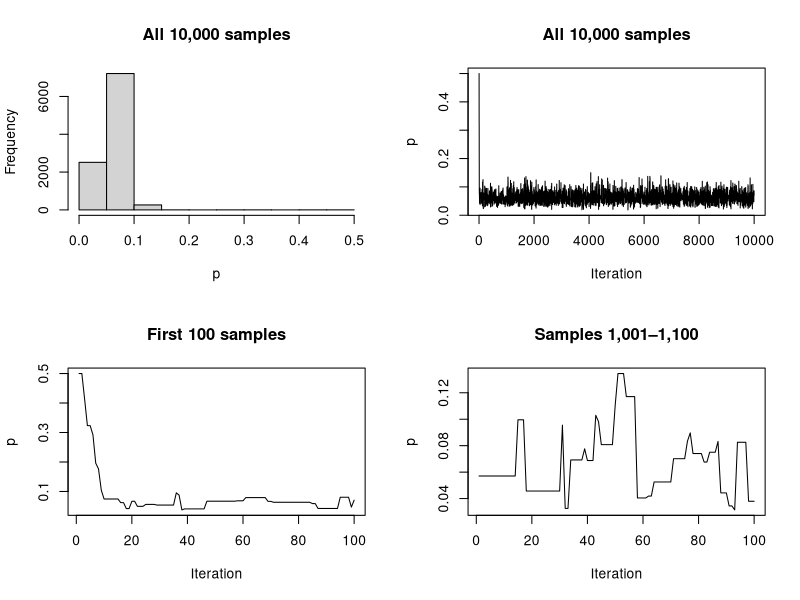
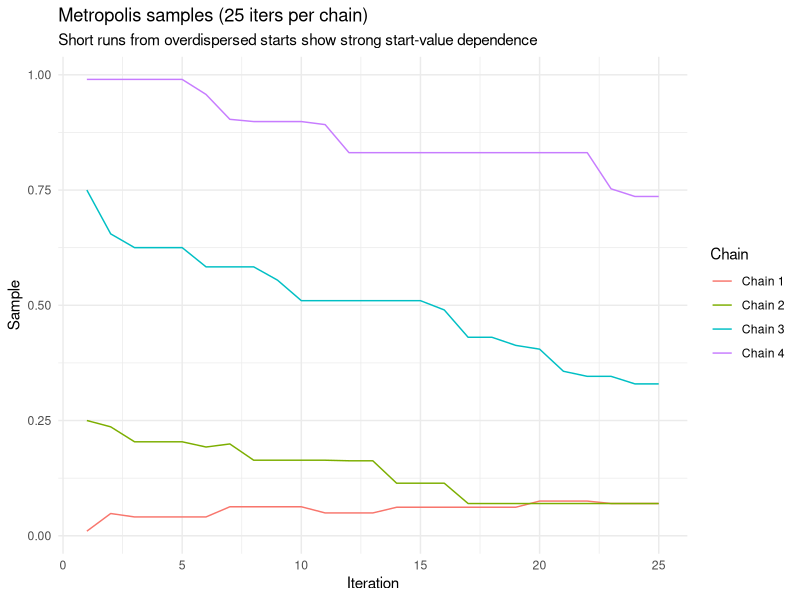
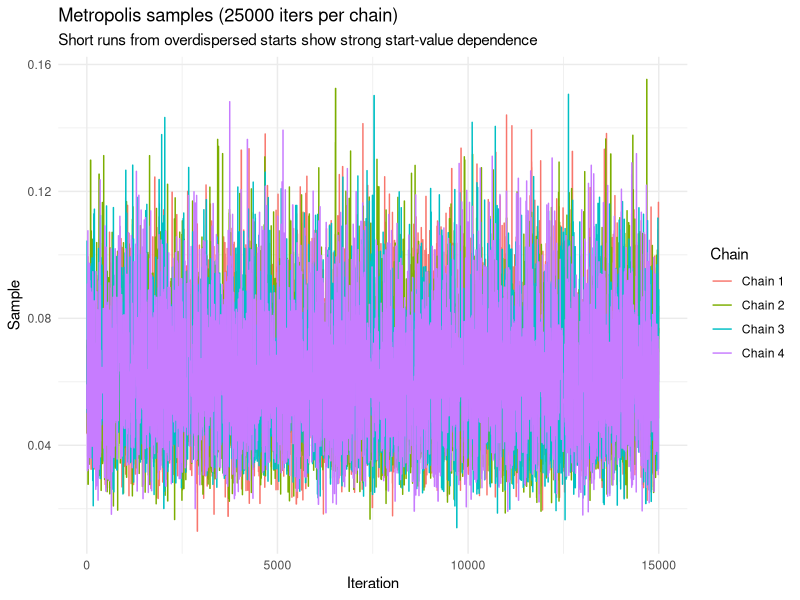

Here is the R script that generated these plots, in order: (Note: this script raises an error after producing the figures.)
# ---- setup ----

# nice printing
options(digits = 5)

# load packages
library(tidyverse)
library(posterior)
library(foreach)
library(doParallel)
library(scales)
library(prettyunits)

# ---- metropolis ----

# create function
metrop <- function(logf, theta_start, S = 10000, tau = 0.1, progress_bar = FALSE, ...) {
  # record start time
  start_time <- Sys.time()
  
  # initialize matrix of samples with starting values
  k <- length(theta_start)
  samples <- matrix(NA_real_, nrow = S, ncol = k)
  samples[1, ] <- theta_start
  n_accepted <- 0
  
  # optionally initialize progress bar
  if (progress_bar) {
    pb <- txtProgressBar(min = 0, max = S, style = 3)
  }
  
  # proceed with algorithm
  for (s in 2:S) {
    # extract current location
    current <- samples[s - 1, ]
    
    # generate symmetric random-walk proposal
    proposed_move <- runif(k, -tau, tau)
    proposal <- current + proposed_move 
    
    # acceptance step
    delta  <- logf(proposal, ...) - logf(current, ...)
    if (delta > 0) {
      accept <- TRUE
    } else {
      accept <- (log(runif(1)) <= delta)
    }
    
    # update samples
    if (accept) {
      samples[s, ] <- proposal
      n_accepted <- n_accepted + 1
    } else {
      samples[s, ] <- current
    }
    
    # update progress bar occasionally
    if (progress_bar && (s %% (S / 100) == 0 || s == S)) {
      setTxtProgressBar(pb, s)
    }
  }
  
  # close progress bar if used
  if (progress_bar) close(pb)
  
  # print summary report
  message(
    paste0(
      "💪 Successfully generated ", scales::comma(S), " dependent samples! 🎉\n\n",
      "✅ Accepted moves: ", scales::comma(n_accepted), "\n",
      "﹪ Acceptance rate: ", scales::percent(n_accepted / (S - 1), accuracy = 1),
      " (tune tau so that acceptance rate is about 20%-50%).\n",
      "⏰ Total time: ", prettyunits::pretty_dt(Sys.time() - start_time),  "\n",
      "🧠 Reminder: if a proposal is not accepted, the previous sample is reused. This makes the samples depending on starting values and each other. Discard initial samples, use R-hat to assess convergence, and use ESS to assess effective sample size."
    )
  )
  
  list(
    prop_accepted = n_accepted / (S - 1),
    samples = samples
  )
}

# ---- beta(11, 165) posterior -----

# log-posterior distribution
logf <- function(p) {
  ifelse(p <= 0 | p >= 1, 
         -Inf, 
         dbeta(p, 11, 165, log = TRUE))
}

# run metrop
m <- metrop(
  logf, 
  theta_start = 0.5, 
  S = 10000, 
  tau = 0.1, 
  progress_bar = TRUE)

# closed-form vs simulation mean
11 / (11 + 165)
mean(m$samples)

# ---- plotting the samples ----

par(mfrow = c(2, 2))
hist(m$samples, main = "All 10,000 samples", xlab = "p")
plot(m$samples, type = "l", main = "All 10,000 samples", ylab = "p", xlab = "Iteration")
plot(m$samples[1:100], type = "l", main = "First 100 samples", ylab = "p", xlab = "Iteration")
plot(m$samples[1001:1100], type = "l", main = "Samples 1,001–1,100", ylab = "p", xlab = "Iteration")

# ---- burn-in ----

# discard early samples that depend on starting value
mean(m$samples[5001:10000, 1])

# ---- rhat; short run ----

# 25 iterations
m1 <- metrop(logf, theta_start = 0.01, S = 25)
m2 <- metrop(logf, theta_start = 0.25, S = 25)
m3 <- metrop(logf, theta_start = 0.75, S = 25)
m4 <- metrop(logf, theta_start = 0.99, S = 25)

# combine samples
matrix_of_chains <- cbind(
  m1$samples[, 1],
  m2$samples[, 1],
  m3$samples[, 1],
  m4$samples[, 1]
)

# compute R-hat
posterior::rhat(matrix_of_chains)

# plot chains
colnames(matrix_of_chains) <- paste("Chain", 1:ncol(matrix_of_chains))
gg_df <- matrix_of_chains |>
  as_tibble() |>
  mutate(Iteration = 1:n()) |>
  pivot_longer(cols = `Chain 1`:`Chain 4`, names_to = "Chain", values_to = "Sample") |>
  separate(Chain, into = c("tmp", "Chain Number"), remove = FALSE) |>
  mutate(`Chain Number` = as.numeric(`Chain Number`),
         Chain = reorder(Chain, `Chain Number`, ordered = TRUE))
ggplot(gg_df, aes(x = Iteration, y = Sample, group = Chain, color = Chain)) +
  geom_line() +
  labs(title = "Metropolis samples (25 iters per chain)",
       subtitle = "Short runs from overdispersed starts show strong start-value dependence") +
  theme_minimal()


# ---- rhat; long run ----

# 25k iterations
m1 <- metrop(logf, theta_start = 0.01, S = 25000)
m2 <- metrop(logf, theta_start = 0.25, S = 25000)
m3 <- metrop(logf, theta_start = 0.75, S = 25000)
m4 <- metrop(logf, theta_start = 0.99, S = 25000)

# combine samples
matrix_of_chains <- cbind(
  m1$samples[10001:25000, 1],
  m2$samples[10001:25000, 1],
  m3$samples[10001:25000, 1],
  m4$samples[10001:25000, 1]
)

# compute R-hat
posterior::rhat(matrix_of_chains)

# plot chains
colnames(matrix_of_chains) <- paste("Chain", 1:ncol(matrix_of_chains))
gg_df <- matrix_of_chains |>
  as_tibble() |>
  mutate(Iteration = 1:n()) |>
  pivot_longer(cols = `Chain 1`:`Chain 4`, names_to = "Chain", values_to = "Sample") |>
  separate(Chain, into = c("tmp", "Chain Number"), remove = FALSE) |>
  mutate(`Chain Number` = as.numeric(`Chain Number`),
         Chain = reorder(Chain, `Chain Number`, ordered = TRUE))
ggplot(gg_df, aes(x = Iteration, y = Sample, group = Chain, color = Chain)) +
  geom_line() +
  labs(title = "Metropolis samples (25000 iters per chain)",
       subtitle = "Short runs from overdispersed starts show strong start-value dependence") +
  theme_minimal()

# ---- parallel computation ----

# number of cores
parallel::detectCores(logical = FALSE)

# set up 10 cores
cl <- makeCluster(10)
registerDoParallel(cl)

# run 10 chains in parallel
starting_values <- seq(0.05, 0.95, length.out = 10)
matrix_of_chains <- foreach(s = starting_values, .combine = cbind) %dopar% {
  m <- metrop(logf, theta_start = s, S = 250)
  m$samples
}
stopCluster(cl)

# plot chains
colnames(matrix_of_chains) <- paste("Chain", 1:ncol(matrix_of_chains))
gg_df <- matrix_of_chains |>
  as_tibble() |>
  mutate(Iteration = 1:n()) |>
  pivot_longer(cols = `Chain 1`:`Chain 10`, names_to = "Chain", values_to = "Sample") |>
  separate(Chain, into = c("tmp", "Chain Number"), remove = FALSE) |>
  mutate(`Chain Number` = as.numeric(`Chain Number`),
         Chain = reorder(Chain, `Chain Number`, ordered = TRUE))
ggplot(gg_df, aes(x = Iteration, y = Sample, group = Chain, color = Chain)) +
  geom_line() +
  labs(title = "Metropolis samples (250 iters per chain)",
       subtitle = "Short runs from overdispersed starts show strong start-value dependence") +
  theme_minimal()

# ---- ess ----

dim(matrix_of_chains)  # rows = iterations, cols = chains
posterior::ess_bulk(matrix_of_chains)
posterior::ess_tail(matrix_of_chains)

# ---- developing our tuning intuition ----
m1 <- metrop(logf, theta_start = 0.99, S = 1000, tau = 0.1)
m2 <- metrop(logf, theta_start = 0.99, S = 1000, tau = 0.01)
m3 <- metrop(logf, theta_start = 0.99, S = 1000, tau = 0.001)
m4 <- metrop(logf, theta_start = 0.99, S = 1000, tau = 3)

par(mfrow = c(2, 2))
plot(m1$samples, type = "l", main = "tau = 0.1 (nice)", ylim = c(0, 1), ylab = "p", xlab = "iter")
plot(m2$samples, type = "l", main = "tau = 0.01 (accept too often)", ylim = c(0, 1), ylab = "p", xlab = "iter")
plot(m3$samples, type = "l", main = "tau = 0.001 (way too small)", ylim = c(0, 1), ylab = "p", xlab = "iter")
plot(m4$samples, type = "l", main = "tau = 3 (accept too rarely)", ylim = c(0, 1), ylab = "p", xlab = "iter")


# ------------------------------------------------------------------------------
# MCMC
# ------------------------------------------------------------------------------
# MCMC offers a powerful and general way to sample from an
# unnormalized (log-)posterior. The Metropolis algorithm is one such
# method. Hamiltonian Monte Carlo (HMC), implemented in Stan, is even
# better.
#
# ------------------------------------------------------------------------------
# R-hat and burn-in
# ------------------------------------------------------------------------------
# The first MCMC samples are highly dependent on the starting values.
# Because of this, you need to:
#   * Discard the samples from a burn-in period.
#   * Run multiple chains and check that R-hat is less than 1.01.
#
# ------------------------------------------------------------------------------
# ESS and large samples
# ------------------------------------------------------------------------------
# MCMC samples are dependent on previous samples. Because of this,
# you need to:
#   * Generate more samples than you would need if they were
#     independent.
#   * Use ESS (Effective Sample Size) to understand your effective
#     number of independent draws.
# ------------------------------------------------------------------------------
